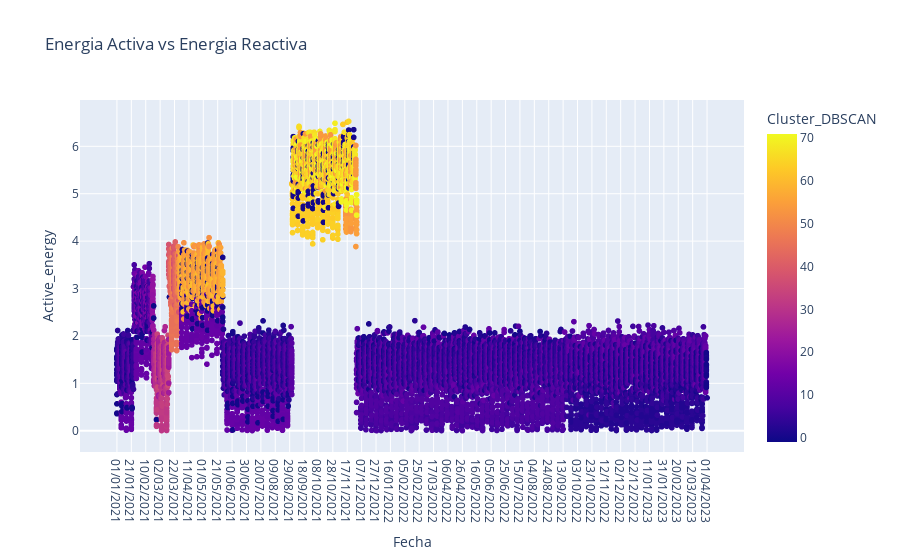

Notebook cell for this chart:
### Code cell
# Crear modelo de DBSCAN
from sklearn.cluster import DBSCAN
# Crear modelo con 2 clusters
dbscan = DBSCAN(eps=0.5, min_samples=5)
# Entrenar modelo
dbscan.fit(X_scaled)
# Predecir los clusters
df_c1['Cluster_DBSCAN'] = dbscan.labels_
# Metrcias del modelo
print('Silhouette Score:', silhouette_score(X_scaled, df_c1['Cluster_DBSCAN']))
print('Davies Bouldin Score:', davies_bouldin_score(X_scaled, df_c1['Cluster_DBSCAN']))
print('Calinski Harabasz Score:', calinski_harabasz_score(X_scaled, df_c1['Cluster_DBSCAN']))
# Graficar los clusters
fig = px.scatter(df_c1, x='Fecha', y='Active_energy', color='Cluster_DBSCAN', title='Energia Activa vs Energia Reactiva')
fig.show()

### Figure 1 — Plotly figure (JSON) as saved in the notebook; plotly's stock layout.template omitted (floating-point values rounded to 4 significant figures; data arrays with more than 128 entries replaced by an {"elided": "..."} marker saying what was removed)
{"data": [{"hovertemplate": "Fecha=%{x}<br>Active_energy=%{y}<br>Cluster_DBSCAN=%{marker.color}<extra></extra>", "legendgroup": "", "marker": {"color": {"elided": "19681 int values"}, "coloraxis": "coloraxis", "symbol": "circle"}, "mode": "markers", "name": "", "showlegend": false, "type": "scattergl", "x": {"elided": "19681 str values"}, "xaxis": "x", "y": {"elided": "19681 float values"}, "yaxis": "y"}], "layout": {"coloraxis": {"colorbar": {"title": {"text": "Cluster_DBSCAN"}}, "colorscale": [[0, "#0d0887"], [0.1111, "#46039f"], [0.2222, "#7201a8"], [0.3333, "#9c179e"], [0.4444, "#bd3786"], [0.5556, "#d8576b"], [0.6667, "#ed7953"], [0.7778, "#fb9f3a"], [0.8889, "#fdca26"], [1, "#f0f921"]]}, "legend": {"tracegroupgap": 0}, "title": {"text": "Energia Activa vs Energia Reactiva"}, "xaxis": {"anchor": "y", "domain": [0, 1], "title": {"text": "Fecha"}}, "yaxis": {"anchor": "x", "domain": [0, 1], "title": {"text": "Active_energy"}}}}
